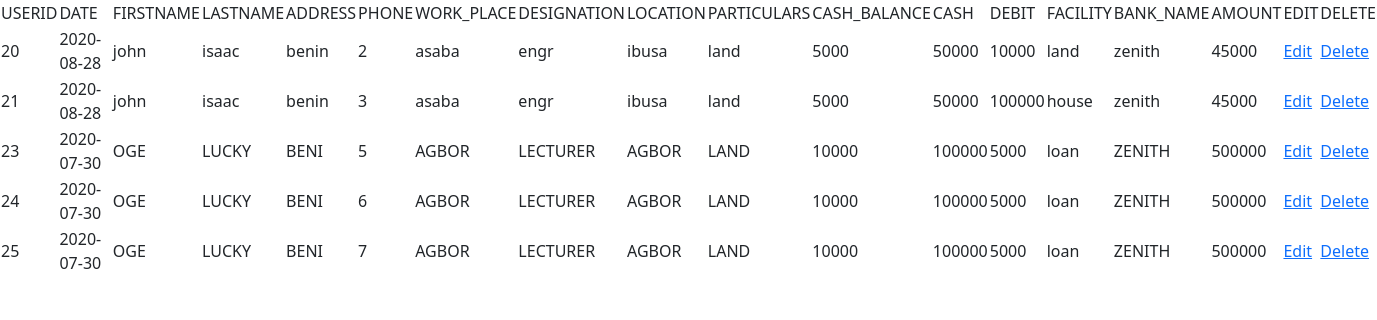
The app's page /new_view.php with its own data.
### tables this page shows
CREATE TABLE `registrition` (
  `SN` int(100) NOT NULL,
  `Fname` varchar(100) NOT NULL,
  `Lname` varchar(100) NOT NULL,
  `Adress` varchar(100) NOT NULL,
  `Phone` int(100) NOT NULL,
  `Date` varchar(100) NOT NULL,
  `comp_number` varchar(100) NOT NULL,
  `Pwork` varchar(100) NOT NULL,
  `Design` varchar(100) NOT NULL,
  `Location` varchar(100) NOT NULL,
  `Interest` int(100) NOT NULL,
  `Particular` varchar(100) NOT NULL,
  `Credit` int(100) NOT NULL,
  `Cbalance1` varchar(100) NOT NULL,
  `Cash1` varchar(100) NOT NULL,
  `Bank_name` varchar(100) NOT NULL,
  `Debit` varchar(100) NOT NULL,
  `Facility` varchar(100) NOT NULL,
  `Amount1` varchar(100) NOT NULL
);

### new_view.php (the view, shortened to what this page needs)
<?php
require_once("connection_link.php");
$query = " select * from registrition";
$result = mysqli_query($con,$query);
?>
<!DOCTYPE html PUBLIC "-//W3C//DTD XHTML 1.0 Transitional//EN" "http://www.w3.org/TR/xhtml1/DTD/xhtml1-transitional.dtd">
<html xmlns="http://www.w3.org/1999/xhtml">
<link href="https://cdn.jsdelivr.net/npm/bootstrap@5.0.2/dist/css/bootstrap.min.css" rel="stylesheet">
<head>
</head>
<body>
<table>
<tr>
<td>USERID</td>
<td>DATE</td>
<td>FIRSTNAME</td>
<td>LASTNAME</td>
<td>ADDRESS</td>
<td>PHONE</td>
<td>WORK_PLACE</td>
<td>DESIGNATION</td>
<td>LOCATION</td>
<td>PARTICULARS</td>
<td>CASH_BALANCE</td>
<td>CASH</td>
<td>DEBIT</td>
<td>FACILITY</td>
<td>BANK_NAME</td>
<td>AMOUNT</td>
<td>EDIT</td>
<td>DELETE</td>
</tr>
<?php
while($row = mysqli_fetch_assoc($result))
{
?>
<tr>
        <td><?php echo $row['SN'];?></td>
		<td><?php echo $row['Date']?></td>
        <td><?php echo $row['Fname'];?></td>
        <td><?php echo $row['Lname']?></td>
        <td><?php echo $row['Adress'] ?></td>
		<td><?php echo $row['Phone'] ?></td>
        <td><?php echo $row['Pwork'];?></td>
        <td><?php echo $row['Design'];?></td>
        <td><?php echo $row['Location'];?></td>
        <td><?php echo $row['Particular'];?></td>
        <td><?php echo $row['Cbalance1'];?></td>
        <td><?php echo $row['Cash1'];?></td>
		<td><?php echo $row['Debit'];?></td>
		 <td><?php echo $row['Facility'];?></td>
        <td><?php echo $row['Bank_name'];?></td>
		 <td><?php echo $row['Amount1']?></td>
		 <td><a href="Edit_new.php?GetID=<?php echo $row['Phone'];?>">Edit</a></td>
        <td><a href="delete.php?Del=<?php echo $row['Phone']; ?>">Delete</a></td>
	</tr>
<?php
}
?>
</table>
</body>
</html>

### records on screen
registrition: SN "20", Date "2020-08-28", Fname "john", Lname "isaac", Adress "benin", Phone "2", Pwork "asaba", Design "engr", Location "ibusa", Particular "land", Cbalance1 "5000", Cash1 "50000", Debit "10000", Facility "land", Bank_name "zenith", Amount1 "45000"
registrition: SN "21", Date "2020-08-28", Fname "john", Lname "isaac", Adress "benin", Phone "3", Pwork "asaba", Design "engr", Location "ibusa", Particular "land", Cbalance1 "5000", Cash1 "50000", Debit "100000", Facility "house", Bank_name "zenith", Amount1 "45000"
registrition: SN "23", Date "2020-07-30", Fname "OGE", Lname "LUCKY", Adress "BENI", Phone "5", Pwork "AGBOR", Design "LECTURER", Location "AGBOR", Particular "LAND", Cbalance1 "10000", Cash1 "100000", Debit "5000", Facility "loan", Bank_name "ZENITH", Amount1 "500000"
registrition: SN "24", Date "2020-07-30", Fname "OGE", Lname "LUCKY", Adress "BENI", Phone "6", Pwork "AGBOR", Design "LECTURER", Location "AGBOR", Particular "LAND", Cbalance1 "10000", Cash1 "100000", Debit "5000", Facility "loan", Bank_name "ZENITH", Amount1 "500000"
registrition: SN "25", Date "2020-07-30", Fname "OGE", Lname "LUCKY", Adress "BENI", Phone "7", Pwork "AGBOR", Design "LECTURER", Location "AGBOR", Particular "LAND", Cbalance1 "10000", Cash1 "100000", Debit "5000", Facility "loan", Bank_name "ZENITH", Amount1 "500000"
